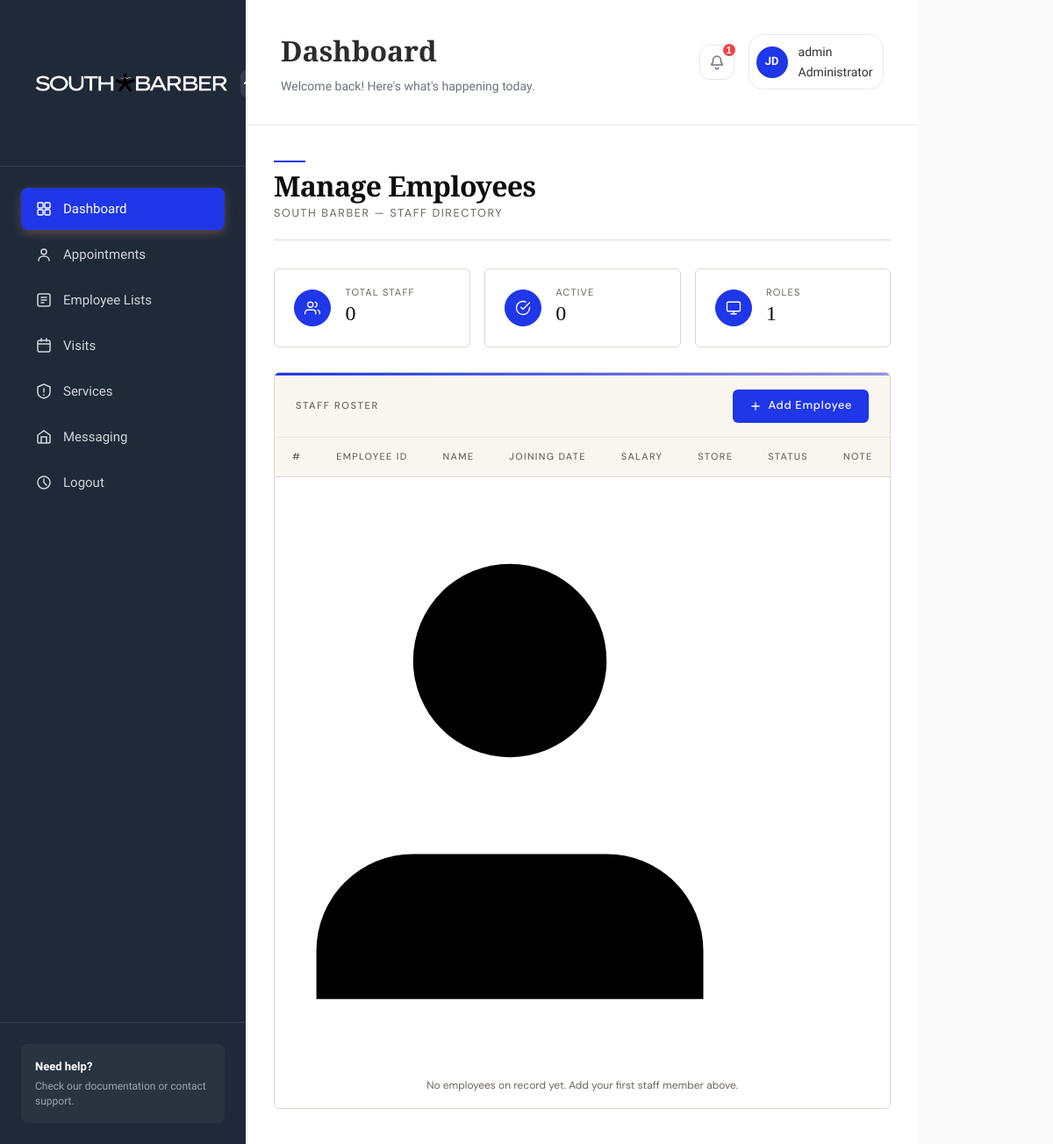
Before: /adminsection/employeelist/ (signed in) with the older database file.
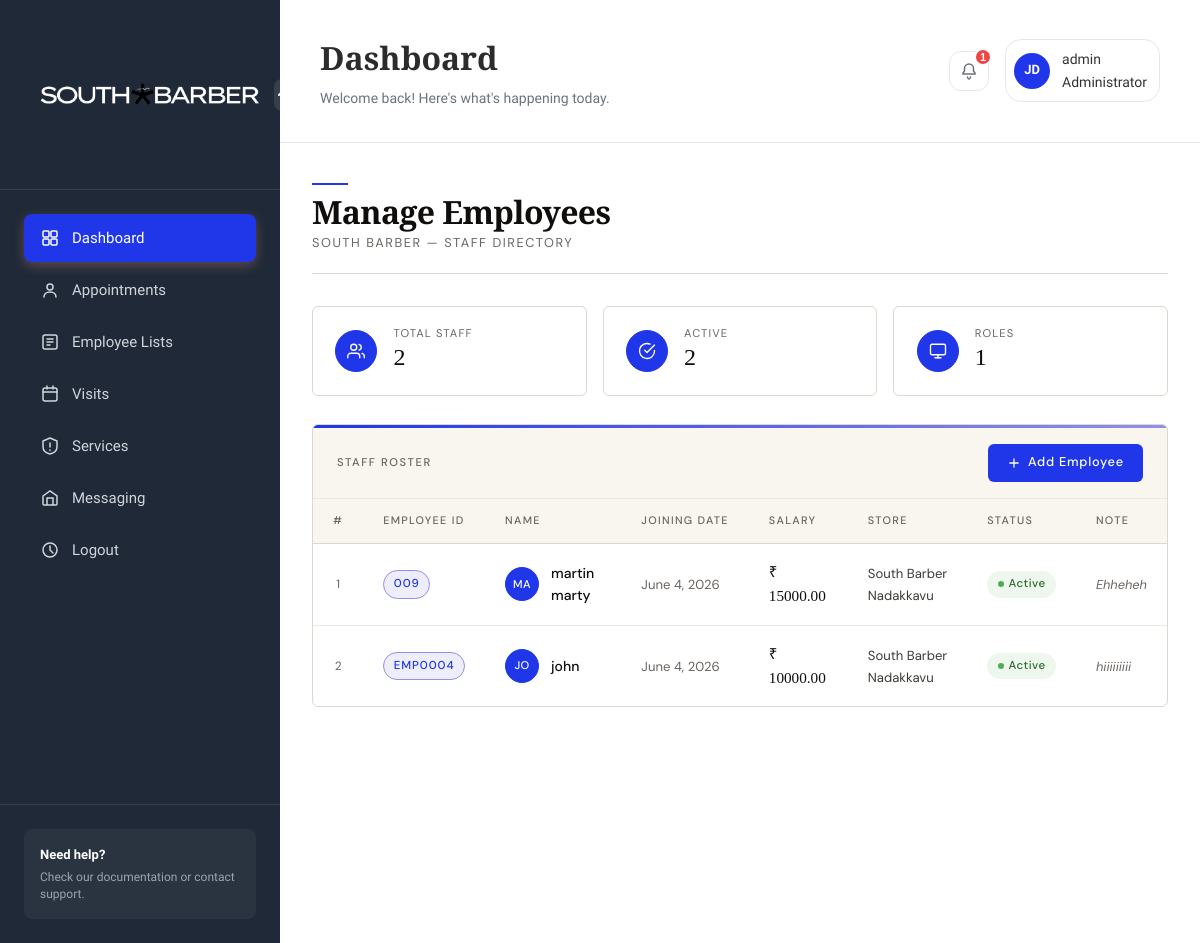
After: the same page with the newer database file.
### adminsection/models.py (models this page shows, shortened)
class Employee(models.Model):
    User = models.OneToOneField(User, on_delete=models.CASCADE)
    EmployeeID = models.CharField(max_length=20, unique=True)
    JoiningDate = models.DateField()
    Salary = models.DecimalField(max_digits=10, decimal_places=2)
    Store = models.ForeignKey(Store, on_delete=models.SET_NULL, null=True, blank=True)
    IsActive = models.BooleanField(default=True)
    Note = models.TextField(blank=True)

class User(AbstractUser):
    ROLE_CHOICES = (
        ('ADMIN', 'Admin'),
        ('MANAGER', 'Manager'),
        ('EMPLOYEE', 'Employee'),
        ('CUSTOMER', 'Customer'),
    )
    Role = models.CharField(max_length=20, choices=ROLE_CHOICES)
    Store = models.ForeignKey(Store, on_delete=models.SET_NULL, null=True, blank=True)

class Store(models.Model):
    StoreID = models.UUIDField(default=uuid.uuid4, editable=False, unique=True)
    StoreName = models.CharField(max_length=100)
    Address = models.TextField()
    City = models.CharField(max_length=50)
    State = models.CharField(max_length=50)
    Pincode = models.CharField(max_length=10)
    Phone = models.CharField(max_length=15)
    CreatedAt = models.DateTimeField(auto_now_add=True)
    def __str__(self):
        return self.StoreName

### adminsection/views.py (the view)
# urls.py: path('employeelist/', views.employeelist, name='employeelist'),
@staff_member_required
def employeelist(request):
    active_store, user_stores, is_owner = get_active_store(request)
    employee = Employee.objects.filter(
        Store=active_store
    ).order_by('-JoiningDate')
    return render(request, 'adminsection/employee-list.html', {
        'employee': employee,
        'active_store': active_store,
        'user_stores': user_stores,
        'is_owner': is_owner,
    })

### adminsection/views.py (called while the page is built, shortened)
def get_user_stores(request):
    if request.user.is_superuser:
        return Store.objects.all(), True

def get_active_store(request):
    stores, is_owner = get_user_stores(request)
    if not stores:
        return None, stores, is_owner
    if len(stores) == 1:
        return stores[0], stores, is_owner
    store_id = request.session.get('active_store_id')
    if store_id:
        try:
            active_store = next((s for s in stores if str(s.id) == str(store_id)), stores[0])
            return active_store, stores, is_owner
        except:
            pass
    return stores[0], stores, is_owner

### templates/adminsection/employee-list.html (shortened to what this page needs)
{% extends 'adminsection/base.html' %}
{% load static %}
{% block content %}
<div class="emp-page">
  <div class="emp-header">
    <div class="emp-header-left">
      <div class="gold-rule"></div>
      <h1>Manage Employees</h1>
      <p>South Barber — Staff Directory</p>
    </div>
  </div>
  <div class="emp-stats">
    <div class="stat-card">
      <div class="stat-icon">
        <svg viewBox="0 0 24 24"><path d="M17 21v-2a4 4 0 0 0-4-4H5a4 4 0 0 0-4 4v2"/><circle cx="9" cy="7" r="4"/><path d="M23 21v-2a4 4 0 0 0-3-3.87"/><path d="M16 3.13a4 4 0 0 1 0 7.75"/></svg>
      </div>
      <div>
        <div class="stat-label">Total Staff</div>
        <div class="stat-value">{{ employee|length }}</div>
      </div>
    </div>
    <div class="stat-card">
      <div class="stat-icon">
        <svg viewBox="0 0 24 24"><path d="M22 11.08V12a10 10 0 1 1-5.93-9.14"/><polyline points="22 4 12 14.01 9 11.01"/></svg>
      </div>
      <div>
        <div class="stat-label">Active</div>
        <div class="stat-value">{% for e in employee %}{% if e.IsActive %}{% endif %}{% endfor %}{{ employee|length }}</div>
      </div>
    </div>
    <div class="stat-card">
      <div class="stat-icon">
        <svg viewBox="0 0 24 24"><rect x="2" y="3" width="20" height="14" rx="2"/><line x1="8" y1="21" x2="16" y2="21"/><line x1="12" y1="17" x2="12" y2="21"/></svg>
      </div>
      <div>
        <div class="stat-label">Roles</div>
        <div class="stat-value">1</div>
      </div>
    </div>
  </div>
  <div class="emp-card">
    <div class="emp-card-toolbar">
      <span class="emp-card-toolbar-title">Staff Roster</span>
      <a href="{% url 'addemployee' %}" class="btn-add">
        <svg viewBox="0 0 24 24"><line x1="12" y1="5" x2="12" y2="19"/><line x1="5" y1="12" x2="19" y2="12"/></svg>
        Add Employee
      </a>
    </div>
    <table class="emp-table">
      <thead>
        <tr>
          <th>#</th>
          <th>Employee ID</th>
          <th>Name</th>
          <th>Joining Date</th>
          <th>Salary</th>
          <th>Store</th>
          <th>Status</th>
          <th>Note</th>
        </tr>
      </thead>
      <tbody>
        {% for item in employee %}
        <tr>
          <td>{{ forloop.counter }}</td>
          <td><span class="emp-id">{{ item.EmployeeID }}</span></td>
          <td>
            <div class="emp-name">
              <div class="emp-avatar">
                {{ item.User.get_full_name|slice:":2" }}
              </div>
              <span class="emp-name-text">{{ item.User.get_full_name }}</span>
            </div>
          </td>
          <td><span class="emp-date">{{ item.JoiningDate }}</span></td>
          <td><span class="emp-salary">₹ {{ item.Salary }}</span></td>
          <td><span class="emp-store">{{ item.Store|default:"—" }}</span></td>
          <td>
            {% if item.IsActive %}
              <span class="badge-active">Active</span>
            {% else %}
              <span class="badge-inactive">Inactive</span>
            {% endif %}
          </td>
          <td><span class="emp-note">{{ item.Note|default:"—" }}</span></td>
        </tr>
        {% empty %}
        <tr>
          <td colspan="8">
            <div class="emp-empty">
              <svg viewBox="0 0 24 24"><path d="M17 21v-2a4 4 0 0 0-4-4H5a4 4 0 0 0-4 4v2"/><circle cx="9" cy="7" r="4"/></svg>
              <p>No employees on record yet. Add your first staff member above.</p>
            </div>
          </td>
        </tr>
        {% endfor %}
      </tbody>
    </table>
  </div>
</div>
{% endblock %}

Changed rows visible on the page:
added Employee: EmployeeID "009", User.get_full_name "MA", User.get_full_name "martin marty", JoiningDate "June 4, 2026", Salary "15000.00", Store "South Barber Nadakkavu", IsActive "Active", Note "Ehheheh"
added Employee: EmployeeID "EMP0004", User.get_full_name "JO", User.get_full_name "john", JoiningDate "June 4, 2026", Salary "10000.00", Store "South Barber Nadakkavu", IsActive "Active", Note "hiiiiiiiii"
Other visible differences:
{{ employee|length }}: "0" → "2"
text no longer shown: "No employees on record yet. Add your first staff member above."
